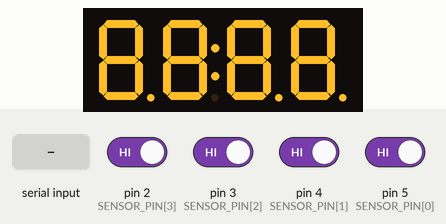
Bench run of a sketch on a simulated Arduino Uno, built with avr-gcc and run on an emulated ATmega328P. On the bench: 4-digit seven-segment display. Wiring (inferred from the names in the program): TM1637 display: clock pin 8; DIO pin 9. The inputs (shaded band) are chosen by the test bench; at power-on: pin 2 (SENSOR_PIN[3]), pin 3 (SENSOR_PIN[2]), pin 4 (SENSOR_PIN[1]), pin 5 (SENSOR_PIN[0]) HIGH. What the sketch prints to the serial monitor is not drawn.

Above: at 2.6 s.
2.7 s: "s\n" received over Serial
At 3.7 s:
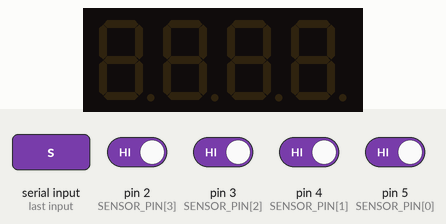
4.2 s: pin 2 (SENSOR_PIN[3]) driven LOW
At 4.6 s:
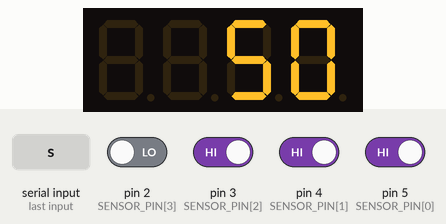
5.7 s: pin 3 (SENSOR_PIN[2]) driven LOW
At 6.9 s:
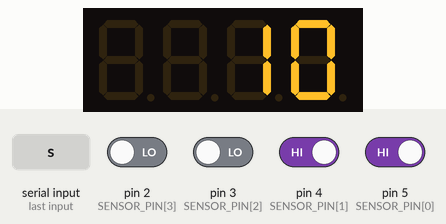
7.2 s: pin 4 (SENSOR_PIN[1]) driven LOW
At 8.1 s:
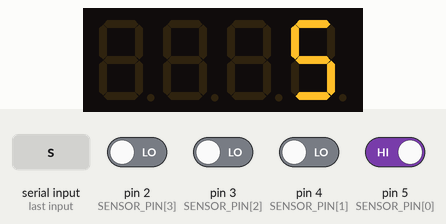
8.7 s: pin 5 (SENSOR_PIN[0]) driven LOW
At 9.2 s:
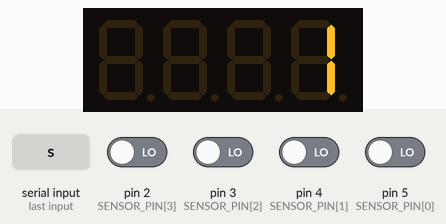
Timing chart, 0 to 11.2 s (numbered marks = the images above; inputs shaded):
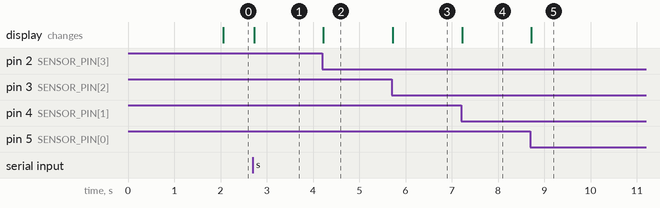

The sketch:

coin_sorter_test.ino
```cpp
/*
 * 分幣機 講師測試程式（研習前使用，老師不需要）
 * 接線與正式程式相同：
 *   探頭由左至右 1、5、10、50 元 → 主控板 IN4、IN3、IN2、IN1
 *   主控板 OUT4→D5、OUT3→D4、OUT2→D3、OUT1→D2
 *   顯示器 CLK → D8、DIO → D9
 *
 * 序列埠監控視窗設 115200，在上方輸入框打指令再按 Enter：
 *   d   顯示器測試（開機預設）：1234 → 8888（全亮）→ 亮度 0~7 → 重複
 *   s   感測器對應測試：擋住探頭，序列埠與顯示器會顯示是幾元的探頭
 *   ?   顯示說明
 * 不需安裝任何函式庫
 */

const byte SENSOR_PIN[4] = {5, 4, 3, 2};   // 1元、5元、10元、50元
const int  COIN_VALUE[4] = {1, 5, 10, 50};
const byte CLK_PIN = 8;
const byte DIO_PIN = 9;
const bool BLOCKED_LEVEL = LOW;
const unsigned long DEBOUNCE_MS = 50;

const byte SEG_CODE[10] = {0x3F, 0x06, 0x5B, 0x4F, 0x66, 0x6D, 0x7D, 0x07, 0x7F, 0x6F};

byte brightness = 4;
char mode = 'd';
int step = 0;
unsigned long stepStart = 0;

bool wasBlocked[4] = {false, false, false, false};
unsigned long lastHit[4] = {0, 0, 0, 0};
long hits[4] = {0, 0, 0, 0};

// ---------- TM1637 ----------
void lineLow(byte p)  { pinMode(p, OUTPUT); }
void lineHigh(byte p) { pinMode(p, INPUT); }
void bitDelay()       { delayMicroseconds(100); }

void tmStart() {
  lineHigh(DIO_PIN); lineHigh(CLK_PIN); bitDelay();
  lineLow(DIO_PIN); bitDelay();
}

void tmStop() {
  lineLow(CLK_PIN); bitDelay();
  lineLow(DIO_PIN); bitDelay();
  lineHigh(CLK_PIN); bitDelay();
  lineHigh(DIO_PIN); bitDelay();
}

bool tmWrite(byte b) {
  for (int i = 0; i < 8; i++) {
    lineLow(CLK_PIN); bitDelay();
    if (b & 0x01) lineHigh(DIO_PIN); else lineLow(DIO_PIN);
    bitDelay();
    lineHigh(CLK_PIN); bitDelay();
    b >>= 1;
  }
  lineLow(CLK_PIN); lineHigh(DIO_PIN); bitDelay();
  lineHigh(CLK_PIN); bitDelay();
  bool ack = (digitalRead(DIO_PIN) == LOW);
  lineLow(CLK_PIN); bitDelay();
  return ack;
}

bool tmShow(const byte seg[4]) {
  bool ok = true;
  tmStart(); ok &= tmWrite(0x40); tmStop();
  tmStart(); ok &= tmWrite(0xC0);
  for (int i = 0; i < 4; i++) ok &= tmWrite(seg[i]);
  tmStop();
  tmStart(); ok &= tmWrite(0x88 | (brightness & 7)); tmStop();
  return ok;
}

void reportAck(bool ok) {
  if (ok) {
    Serial.println(F("  顯示器有回應 ✔"));
  } else {
    Serial.println(F("  ✘ 顯示器沒有回應：檢查 VCC/GND 是否接上、CLK→D8、DIO→D9 是否接反或鬆脫"));
  }
}

// ---------- 顯示器測試 ----------
void doDisplayStep() {
  byte seg[4];
  bool ok;
  switch (step) {
    case 0:
      brightness = 4;
      for (int i = 0; i < 4; i++) seg[i] = SEG_CODE[i + 1];
      ok = tmShow(seg);
      Serial.println(F("[1] 應顯示「1234」（從左到右）"));
      reportAck(ok);
      break;
    case 1:
      for (int i = 0; i < 4; i++) seg[i] = 0xFF;     // 含小數點/冒號全亮
      ok = tmShow(seg);
      Serial.println(F("[2] 應顯示「8888」且所有段都亮（有冒號的模組，冒號也會亮）→ 檢查有沒有壞段"));
      reportAck(ok);
      break;
    default: {                                         // 步驟 2~9：亮度 0~7
      brightness = step - 2;
      for (int i = 0; i < 4; i++) seg[i] = SEG_CODE[8];
      seg[3] = SEG_CODE[brightness];
      ok = tmShow(seg);
      Serial.print(F("[3] 亮度 "));
      Serial.print(brightness);
      Serial.println(F("（最右邊顯示亮度數字，看哪個亮度最清楚，填入正式程式 BRIGHTNESS）"));
      if (!ok) reportAck(ok);
      break;
    }
  }
}

// ---------- 感測器 ----------
void showValue(int v) {        // 靠右顯示 1、5、10、50
  byte seg[4] = {0, 0, 0, SEG_CODE[v % 10]};
  if (v >= 10) seg[2] = SEG_CODE[v / 10];
  tmShow(seg);
}

void checkSensors() {
  for (int i = 0; i < 4; i++) {
    bool blocked = (digitalRead(SENSOR_PIN[i]) == BLOCKED_LEVEL);
    if (blocked && !wasBlocked[i] && millis() - lastHit[i] > DEBOUNCE_MS) {
      lastHit[i] = millis();
      hits[i]++;
      showValue(COIN_VALUE[i]);
      Serial.print(F("D"));
      Serial.print(SENSOR_PIN[i]);
      Serial.print(F("（主控板 OUT"));
      Serial.print(4 - i);
      Serial.print(F(" / IN"));
      Serial.print(4 - i);
      Serial.print(F("，應接 "));
      Serial.print(COIN_VALUE[i]);
      Serial.print(F(" 元探頭）觸發，累計 "));
      Serial.print(hits[i]);
      Serial.println(F(" 次"));
    }
    wasBlocked[i] = blocked;
  }
}

void printHelp() {
  Serial.println();
  Serial.println(F("===== 分幣機 講師測試程式（TM1637 版）====="));
  Serial.println(F("d ：顯示器測試（1234 → 8888 → 亮度 0~7，每步 2 秒，會重複）"));
  Serial.println(F("s ：感測器對應測試"));
  Serial.println(F("? ：顯示本說明"));
  Serial.println();
}

void handleSerial() {
  if (!Serial.available()) return;
  String cmd = Serial.readStringUntil('\n');
  cmd.trim();
  cmd.toLowerCase();
  if (cmd.length() == 0) return;

  if (cmd == "d") {
    mode = 'd';
    step = 0;
    doDisplayStep();
    stepStart = millis();
  } else if (cmd == "s") {
    mode = 's';
    brightness = 4;
    for (int i = 0; i < 4; i++) {
      hits[i] = 0;
      wasBlocked[i] = (digitalRead(SENSOR_PIN[i]) == BLOCKED_LEVEL);
    }
    byte blank[4] = {0, 0, 0, 0};
    tmShow(blank);
    Serial.println(F("感測器測試：用手指或白紙逐一擋住探頭，看序列埠顯示是幾元的探頭（顯示器也會顯示 1、5、10、50）。"));
    for (int i = 0; i < 4; i++) {
      if (wasBlocked[i]) {
        Serial.print(F("注意：D"));
        Serial.print(SENSOR_PIN[i]);
        Serial.println(F(" 目前沒擋也是「觸發」狀態 → 靈敏度太高或探頭對到牆，請調低該路可變電阻"));
      }
    }
  } else {
    printHelp();
  }
}

void setup() {
  Serial.begin(115200);
  Serial.setTimeout(300);
  for (int i = 0; i < 4; i++) pinMode(SENSOR_PIN[i], INPUT_PULLUP);
  digitalWrite(CLK_PIN, LOW);
  digitalWrite(DIO_PIN, LOW);
  lineHigh(CLK_PIN);
  lineHigh(DIO_PIN);
  printHelp();
  step = 0;
  doDisplayStep();
  stepStart = millis();
}

void loop() {
  handleSerial();
  if (mode == 'd') {
    if (millis() - stepStart >= 2000) {
      step = (step + 1) % 10;
      doDisplayStep();
      stepStart = millis();
    }
  } else {
    checkSensors();
  }
}
```

Measured:
- after the input at 2.7 s, the display: changes at once (image 1)
- after the input at 4.2 s, the display: changes at once (image 2)
- after the input at 5.7 s, the display: changes at once (image 3)
- after the input at 7.2 s, the display: changes at once (image 4)
- after the input at 8.7 s, the display: changes at once (image 5)
